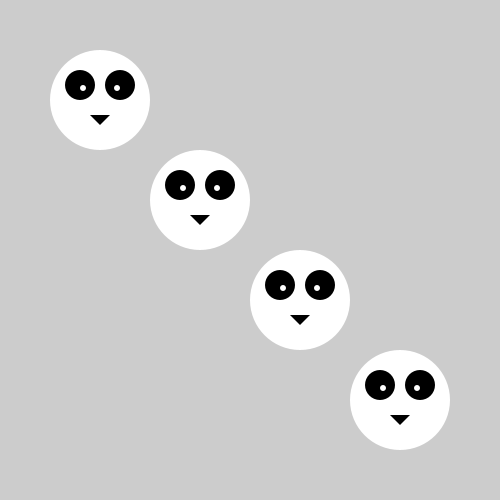
Frame 1 (no input)
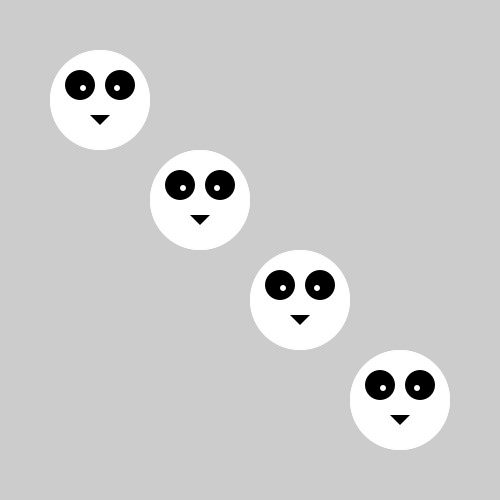
Frame 2 (the mouse pressed at the canvas centre, redrawn once)

The Processing sketch that drew these frames (run headless with seeded random() and noise(); the mouse was pressed at the canvas centre and the sketch redrawn once):

// Processing sketch: ex21
// ── ex21.pde
//name: Sohyun Kim (z3372943)
//excercise: 21.1, 21.2

//21.1 Write a function to draw a shape to the screen multiple times,
//each at a different position.
//21.2 Extend the function created for exercise 1 by creating more
//parameters to control additional aspects of its form. 

void setup() { 
  size(500, 500); 
  noStroke(); 
  smooth(); 
  noLoop();
}
void draw() {
 face(100,100);
 face(200,200);
 face(300,300);
 face(400,400);
 
}

void face(int x, int y) {
  fill(255);
  ellipse(x,y,100,100);
  fill(0);
  ellipse(x-20,x-15,30,30);
  ellipse(x+20,x-15,30,30);
  fill(255);
  ellipse(x+17,x-12,6,6);
  ellipse(x-17,x-12,6,6);
  fill(0);
  triangle(x-10,x+15,x+10,x+15,x,x+25);
}
